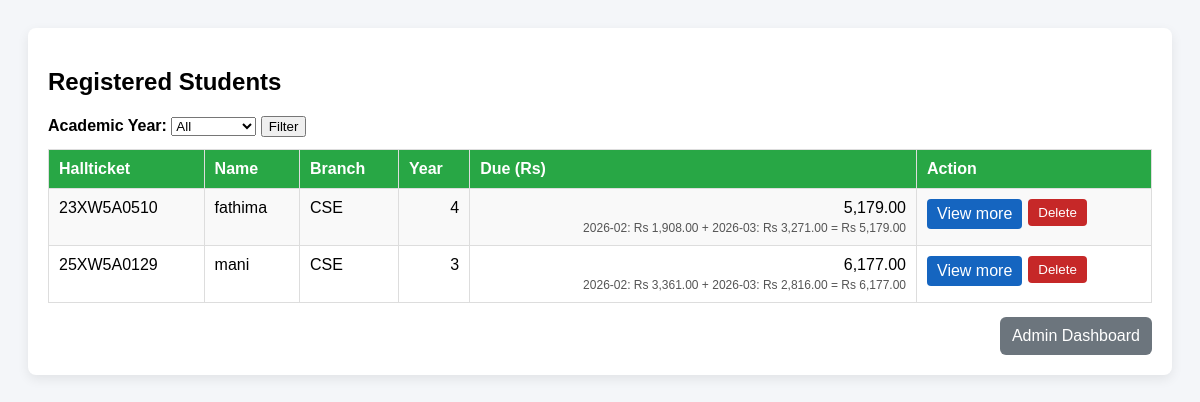
The app's page /view_registered_students.php with its own data.
### tables this page shows
CREATE TABLE `registered_students` (
  `id` int(11) NOT NULL,
  `hall_ticket` varchar(50) NOT NULL,
  `student_name` varchar(150) NOT NULL,
  `joining_date` date NOT NULL,
  `end_date` date DEFAULT NULL,
  `branch` varchar(100) NOT NULL,
  `phone_number` varchar(20) NOT NULL,
  `created_at` timestamp NOT NULL DEFAULT current_timestamp(),
  `join_academic_year` int(11) DEFAULT NULL,
  `current_year_at_join` tinyint(4) DEFAULT NULL,
  `current_academic_year` int(11) NOT NULL DEFAULT 1,
  `hostel_category` enum('boys','girls') NOT NULL DEFAULT 'boys',
  `expected_end_date` date DEFAULT NULL
);

### db_connect.php (called while the page is built, shortened)
<?php
function get_total_due_summary(mysqli $conn, string $hallTicket): array {
    $hallTicket = trim($hallTicket);
    $sql = "SELECT billing_month, total_amount
            FROM student_bills
            WHERE hall_ticket = ? AND payment_status = 'unpaid'
            ORDER BY billing_month ASC";
    $stmt = mysqli_prepare($conn, $sql);
    mysqli_stmt_bind_param($stmt, 's', $hallTicket);
    mysqli_stmt_execute($stmt);
    $result = mysqli_stmt_get_result($stmt);
    $parts = [];
    $total = 0.0;
    if ($result) {
        while ($row = mysqli_fetch_assoc($result)) {
            $month = (string)$row['billing_month'];
            $amt = (float)$row['total_amount'];
            $total += $amt;
            $parts[] = $month . ": Rs " . number_format($amt, 2);
        }
    }
    $expression = implode(" + ", $parts) . " = Rs " . number_format($total, 2);
    return ['total' => $total, 'expression' => $expression];
}
?>

### view_registered_students.php (the view, shortened to what this page needs)
<?php
include('db_connect.php');
$yearFilter = (string)($_GET['year'] ?? 'all');
$yearFilter = in_array($yearFilter, ['all', '1', '2', '3', '4', 'grad'], true) ? $yearFilter : 'all';
$baseSql = "SELECT hall_ticket, student_name, joining_date, end_date, branch, phone_number, current_academic_year
    FROM registered_students";
$baseSql .= " ORDER BY student_name ASC";
$studentsRes = mysqli_query($conn, $baseSql);
$students = [];
if ($studentsRes) {
    while ($row = mysqli_fetch_assoc($studentsRes)) {
        $due = get_total_due_summary($conn, (string)$row['hall_ticket']);
        $row['due_total'] = (float)$due['total'];
        $row['due_expression'] = (string)$due['expression'];
        $students[] = $row;
    }
}
?>
<!DOCTYPE html>
<html>
<head>
</head>
<body>
    <div class="wrap">
        <h2>Registered Students</h2>
        <form method="GET" style="margin-top:10px;">
            <label><strong>Academic Year:</strong></label>
            <select name="year">
                <option value="all" <?= $yearFilter === 'all' ? 'selected' : '' ?>>All</option>
            </select>
            <button type="submit">Filter</button>
        </form>
        <table>
            <tr>
                <th>Hallticket</th>
                <th>Name</th>
                <th>Branch</th>
                <th>Year</th>
                <th>Due (Rs)</th>
                <th>Action</th>
            </tr>
            <?php if (count($students) > 0): ?>
                <?php foreach ($students as $row): ?>
                    <tr>
                        <td><?= htmlspecialchars($row['hall_ticket'], ENT_QUOTES, 'UTF-8') ?></td>
                        <td><?= htmlspecialchars($row['student_name'], ENT_QUOTES, 'UTF-8') ?></td>
                        <td><?= htmlspecialchars($row['branch'], ENT_QUOTES, 'UTF-8') ?></td>
                        <td class="num"><?= (int)($row['current_academic_year'] ?? 0) ?></td>
                        <td class="num">
                            <?= number_format((float)$row['due_total'], 2) ?>
                            <div class="muted"><?= htmlspecialchars($row['due_expression'], ENT_QUOTES, 'UTF-8') ?></div>
                        </td>
                        <td>
                            <div class="action-wrap">
                                <a class="btn-more" href="registered_student_details.php?hall_ticket=<?= urlencode($row['hall_ticket']) ?>">View more</a>
                                <form action="delete_registered_student.php" method="POST" onsubmit="return confirm('Delete this student from registration list?');">
                                    <button class="btn-del" type="submit">Delete</button>
                                </form>
                            </div>
                        </td>
                    </tr>
                <?php endforeach; ?>
            <?php else: ?>
                <tr><td colspan="6">No registered students found.</td></tr>
            <?php endif; ?>
        </table>
        <div class="actions">
            <a class="btn" href="admin_section.php">Admin Dashboard</a>
        </div>
    </div>
</body>
</html>

### view_registered_students.php (style rules this page uses)
body { font-family: Arial, sans-serif; padding: 20px; background: #f4f6f9; }
.wrap { background: #fff; padding: 20px; border-radius: 8px; box-shadow: 0 4px 12px rgba(0,0,0,0.08); }
table { width: 100%; border-collapse: collapse; margin-top: 12px; }
th, td { border: 1px solid #ddd; padding: 10px; text-align: left; vertical-align: top; }
th { background: #28a745; color: white; }
tr:nth-child(even) { background: #f9f9f9; }
.actions { margin-top: 14px; text-align: right; }
.btn { background: #6c757d; color: white; text-decoration: none; padding: 10px 12px; border-radius: 6px; display: inline-block; }
.btn-del { background: #c62828; color: #fff; border: none; border-radius: 4px; padding: 6px 10px; cursor: pointer; }
.btn-more { background: #1565c0; color: #fff; border: none; border-radius: 4px; padding: 6px 10px; cursor: pointer; text-decoration: none; display: inline-block; }
.num { text-align: right; }
.muted { font-size: 12px; color: #555; margin-top: 4px; }
.action-wrap { display: flex; gap: 6px; flex-wrap: wrap; }

### records on screen
registered_students: hall_ticket "23XW5A0510", student_name "fathima", branch "CSE", current_academic_year "4", due_total "5,179.00", due_expression "2026-02: Rs 1,908.00 + 2026-03: Rs 3,271.00 = Rs 5,179.00"
registered_students: hall_ticket "25XW5A0129", student_name "mani", branch "CSE", current_academic_year "3", due_total "6,177.00", due_expression "2026-02: Rs 3,361.00 + 2026-03: Rs 2,816.00 = Rs 6,177.00"
